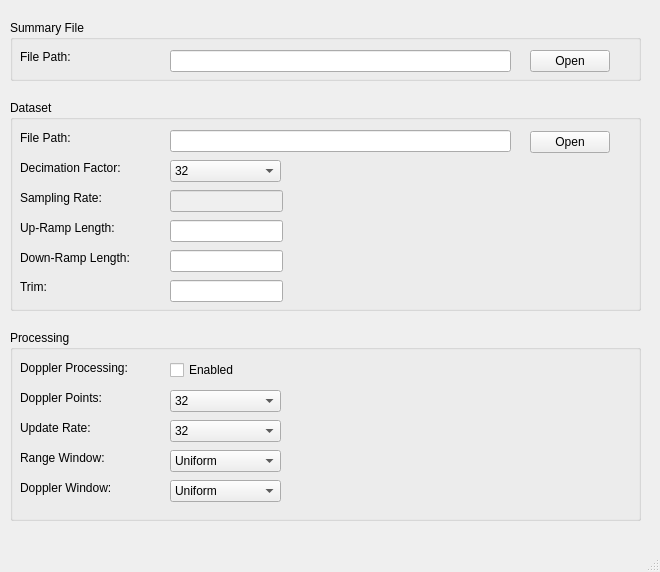
<?xml version="1.0" encoding="UTF-8"?>
<ui version="4.0">
 <class>MainWindow</class>
 <widget class="QMainWindow" name="MainWindow">
  <property name="geometry">
   <rect>
    <x>0</x>
    <y>0</y>
    <width>660</width>
    <height>572</height>
   </rect>
  </property>
  <property name="windowTitle">
   <string>Range-Doppler Processor</string>
  </property>
  <widget class="QWidget" name="centralWidget">
   <widget class="QGroupBox" name="groupBox">
    <property name="geometry">
     <rect>
      <x>10</x>
      <y>100</y>
      <width>631</width>
      <height>211</height>
     </rect>
    </property>
    <property name="title">
     <string>Dataset</string>
    </property>
    <widget class="QLabel" name="label">
     <property name="geometry">
      <rect>
       <x>10</x>
       <y>60</y>
       <width>121</width>
       <height>16</height>
      </rect>
     </property>
     <property name="text">
      <string>Decimation Factor:</string>
     </property>
    </widget>
    <widget class="QLabel" name="label_2">
     <property name="geometry">
      <rect>
       <x>10</x>
       <y>90</y>
       <width>121</width>
       <height>16</height>
      </rect>
     </property>
     <property name="text">
      <string>Sampling Rate:</string>
     </property>
    </widget>
    <widget class="QLabel" name="label_3">
     <property name="geometry">
      <rect>
       <x>10</x>
       <y>120</y>
       <width>121</width>
       <height>16</height>
      </rect>
     </property>
     <property name="text">
      <string>Up-Ramp Length:</string>
     </property>
    </widget>
    <widget class="QLabel" name="label_4">
     <property name="geometry">
      <rect>
       <x>10</x>
       <y>150</y>
       <width>141</width>
       <height>16</height>
      </rect>
     </property>
     <property name="text">
      <string>Down-Ramp Length:</string>
     </property>
    </widget>
    <widget class="QLabel" name="label_5">
     <property name="geometry">
      <rect>
       <x>10</x>
       <y>180</y>
       <width>59</width>
       <height>14</height>
      </rect>
     </property>
     <property name="text">
      <string>Trim:</string>
     </property>
    </widget>
    <widget class="QLineEdit" name="e_samplingRate">
     <property name="enabled">
      <bool>false</bool>
     </property>
     <property name="geometry">
      <rect>
       <x>160</x>
       <y>90</y>
       <width>113</width>
       <height>22</height>
      </rect>
     </property>
    </widget>
    <widget class="QLineEdit" name="e_upPeriod">
     <property name="geometry">
      <rect>
       <x>160</x>
       <y>120</y>
       <width>113</width>
       <height>22</height>
      </rect>
     </property>
    </widget>
    <widget class="QLineEdit" name="e_downPeriod">
     <property name="geometry">
      <rect>
       <x>160</x>
       <y>150</y>
       <width>113</width>
       <height>22</height>
      </rect>
     </property>
    </widget>
    <widget class="QLineEdit" name="e_trim">
     <property name="geometry">
      <rect>
       <x>160</x>
       <y>180</y>
       <width>113</width>
       <height>22</height>
      </rect>
     </property>
    </widget>
    <widget class="QComboBox" name="comboBox_5">
     <property name="geometry">
      <rect>
       <x>160</x>
       <y>60</y>
       <width>111</width>
       <height>22</height>
      </rect>
     </property>
     <item>
      <property name="text">
       <string>32</string>
      </property>
     </item>
     <item>
      <property name="text">
       <string>64</string>
      </property>
     </item>
     <item>
      <property name="text">
       <string>128</string>
      </property>
     </item>
     <item>
      <property name="text">
       <string>256</string>
      </property>
     </item>
     <item>
      <property name="text">
       <string>512</string>
      </property>
     </item>
    </widget>
    <widget class="QPushButton" name="b_openFile">
     <property name="geometry">
      <rect>
       <x>520</x>
       <y>31</y>
       <width>80</width>
       <height>22</height>
      </rect>
     </property>
     <property name="text">
      <string>Open</string>
     </property>
    </widget>
    <widget class="QLabel" name="l_filePath">
     <property name="geometry">
      <rect>
       <x>10</x>
       <y>30</y>
       <width>56</width>
       <height>16</height>
      </rect>
     </property>
     <property name="text">
      <string>File Path:</string>
     </property>
    </widget>
    <widget class="QLineEdit" name="e_filePath">
     <property name="geometry">
      <rect>
       <x>160</x>
       <y>30</y>
       <width>341</width>
       <height>22</height>
      </rect>
     </property>
    </widget>
   </widget>
   <widget class="QGroupBox" name="groupBox_2">
    <property name="geometry">
     <rect>
      <x>10</x>
      <y>330</y>
      <width>631</width>
      <height>191</height>
     </rect>
    </property>
    <property name="title">
     <string>Processing</string>
    </property>
    <widget class="QLabel" name="label_6">
     <property name="geometry">
      <rect>
       <x>10</x>
       <y>30</y>
       <width>201</width>
       <height>16</height>
      </rect>
     </property>
     <property name="text">
      <string>Doppler Processing:</string>
     </property>
    </widget>
    <widget class="QLabel" name="label_7">
     <property name="geometry">
      <rect>
       <x>10</x>
       <y>60</y>
       <width>161</width>
       <height>16</height>
      </rect>
     </property>
     <property name="text">
      <string>Doppler Points:</string>
     </property>
    </widget>
    <widget class="QLabel" name="label_8">
     <property name="geometry">
      <rect>
       <x>10</x>
       <y>90</y>
       <width>131</width>
       <height>16</height>
      </rect>
     </property>
     <property name="text">
      <string>Update Rate:</string>
     </property>
    </widget>
    <widget class="QLabel" name="label_9">
     <property name="geometry">
      <rect>
       <x>10</x>
       <y>120</y>
       <width>131</width>
       <height>16</height>
      </rect>
     </property>
     <property name="text">
      <string>Range Window:</string>
     </property>
    </widget>
    <widget class="QLabel" name="label_10">
     <property name="geometry">
      <rect>
       <x>10</x>
       <y>150</y>
       <width>141</width>
       <height>16</height>
      </rect>
     </property>
     <property name="text">
      <string>Doppler Window:</string>
     </property>
    </widget>
    <widget class="QCheckBox" name="checkBox">
     <property name="geometry">
      <rect>
       <x>160</x>
       <y>30</y>
       <width>85</width>
       <height>20</height>
      </rect>
     </property>
     <property name="text">
      <string>Enabled</string>
     </property>
    </widget>
    <widget class="QComboBox" name="comboBox">
     <property name="geometry">
      <rect>
       <x>160</x>
       <y>120</y>
       <width>111</width>
       <height>22</height>
      </rect>
     </property>
     <item>
      <property name="text">
       <string>Uniform</string>
      </property>
     </item>
     <item>
      <property name="text">
       <string>Hanning</string>
      </property>
     </item>
     <item>
      <property name="text">
       <string>Hamming</string>
      </property>
     </item>
     <item>
      <property name="text">
       <string>Blackman</string>
      </property>
     </item>
    </widget>
    <widget class="QComboBox" name="comboBox_2">
     <property name="geometry">
      <rect>
       <x>160</x>
       <y>150</y>
       <width>111</width>
       <height>22</height>
      </rect>
     </property>
     <item>
      <property name="text">
       <string>Uniform</string>
      </property>
     </item>
     <item>
      <property name="text">
       <string>Hanning</string>
      </property>
     </item>
     <item>
      <property name="text">
       <string>Hamming</string>
      </property>
     </item>
     <item>
      <property name="text">
       <string>Blackman</string>
      </property>
     </item>
    </widget>
    <widget class="QComboBox" name="comboBox_3">
     <property name="geometry">
      <rect>
       <x>160</x>
       <y>60</y>
       <width>111</width>
       <height>22</height>
      </rect>
     </property>
     <item>
      <property name="text">
       <string>32</string>
      </property>
     </item>
     <item>
      <property name="text">
       <string>64</string>
      </property>
     </item>
     <item>
      <property name="text">
       <string>128</string>
      </property>
     </item>
     <item>
      <property name="text">
       <string>256</string>
      </property>
     </item>
     <item>
      <property name="text">
       <string>512</string>
      </property>
     </item>
    </widget>
    <widget class="QComboBox" name="comboBox_4">
     <property name="geometry">
      <rect>
       <x>160</x>
       <y>90</y>
       <width>111</width>
       <height>22</height>
      </rect>
     </property>
     <item>
      <property name="text">
       <string>32</string>
      </property>
     </item>
     <item>
      <property name="text">
       <string>64</string>
      </property>
     </item>
     <item>
      <property name="text">
       <string>128</string>
      </property>
     </item>
     <item>
      <property name="text">
       <string>256</string>
      </property>
     </item>
     <item>
      <property name="text">
       <string>512</string>
      </property>
     </item>
    </widget>
   </widget>
   <widget class="QGroupBox" name="groupBox_3">
    <property name="geometry">
     <rect>
      <x>10</x>
      <y>20</y>
      <width>631</width>
      <height>61</height>
     </rect>
    </property>
    <property name="title">
     <string>Summary File</string>
    </property>
    <widget class="QLabel" name="label_11">
     <property name="geometry">
      <rect>
       <x>10</x>
       <y>30</y>
       <width>59</width>
       <height>14</height>
      </rect>
     </property>
     <property name="text">
      <string>File Path:</string>
     </property>
    </widget>
    <widget class="QLineEdit" name="lineEdit">
     <property name="geometry">
      <rect>
       <x>160</x>
       <y>30</y>
       <width>341</width>
       <height>22</height>
      </rect>
     </property>
    </widget>
    <widget class="QPushButton" name="pushButton">
     <property name="geometry">
      <rect>
       <x>520</x>
       <y>30</y>
       <width>80</width>
       <height>22</height>
      </rect>
     </property>
     <property name="text">
      <string>Open</string>
     </property>
    </widget>
   </widget>
  </widget>
  <widget class="QMenuBar" name="menuBar">
   <property name="geometry">
    <rect>
     <x>0</x>
     <y>0</y>
     <width>660</width>
     <height>19</height>
    </rect>
   </property>
  </widget>
  <widget class="QStatusBar" name="statusBar"/>
 </widget>
 <layoutdefault spacing="6" margin="11"/>
 <resources/>
 <connections/>
</ui>
